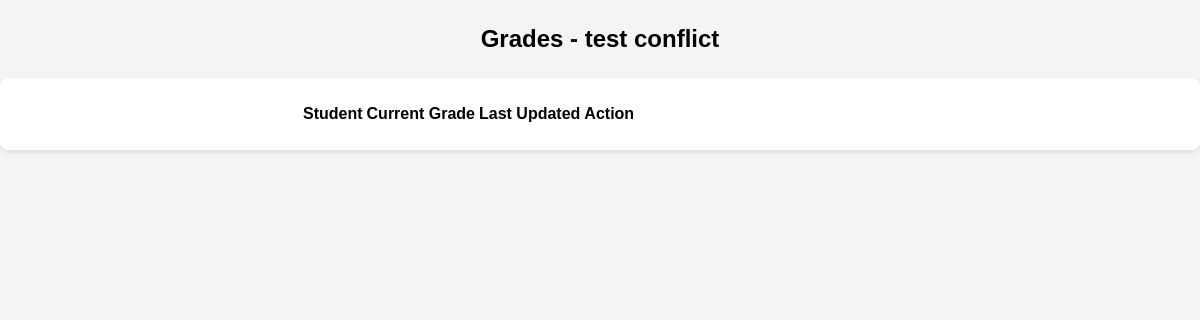
The page /course/16/grades/ (signed in) on the database as committed earlier.
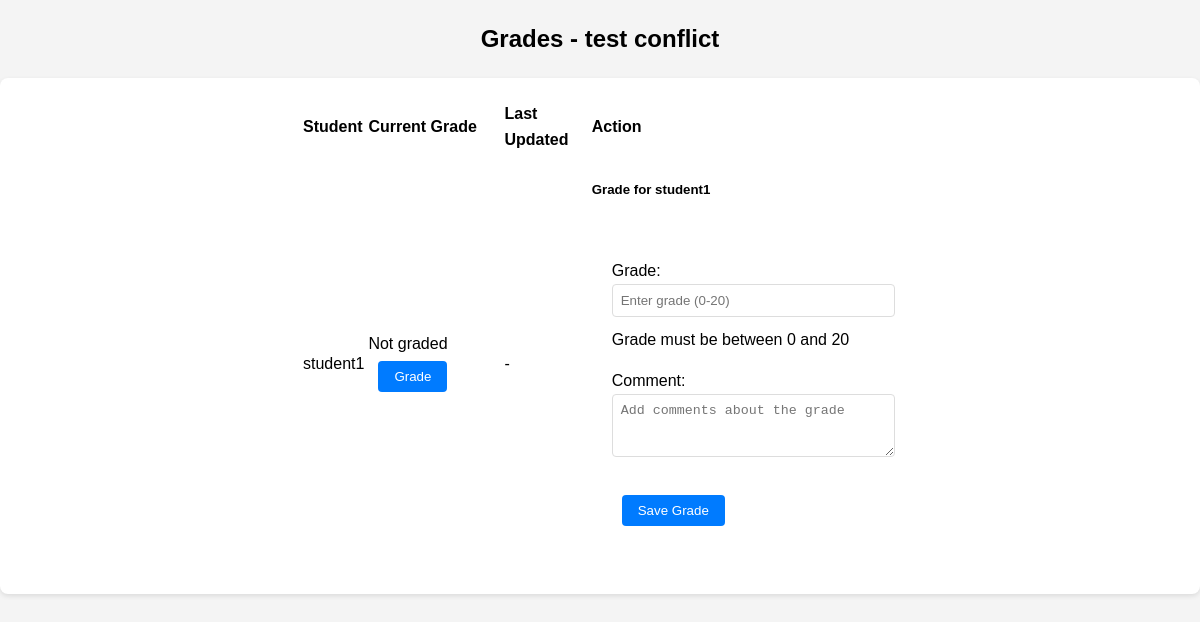
The same page on the database as committed later.
### student/models.py (models this page shows, shortened)
class Enrollment(models.Model):
    student = models.ForeignKey(
        settings.AUTH_USER_MODEL,
        on_delete=models.CASCADE,
        related_name='enrollments'
    )
    course = models.ForeignKey(
        Course,
        on_delete=models.CASCADE,
        related_name='enrollments'
    )
    enrollment_date = models.DateTimeField(auto_now_add=True)
    status = models.CharField(
        max_length=20,
        choices=[
            ('enrolled', 'Enrolled'),
            ('completed', 'Completed'),
            ('dropped', 'Dropped'),
        ],
        default='enrolled'
    )
    class Meta:
        unique_together = ['student', 'course']

### portal/models.py (models this page shows)
class User(AbstractUser):
    is_teacher = models.BooleanField(default=False)
    is_admin = models.BooleanField(default=False)
    groups = models.ManyToManyField(
        'auth.Group',
        related_name='portal_user_set',
        blank=True,
        help_text='The groups this user belongs to.',
        verbose_name='groups'
    )
    user_permissions = models.ManyToManyField(
        'auth.Permission',
        related_name='portal_user_set',
        blank=True,
        help_text='Specific permissions for this user.',
        verbose_name='user permissions'
    )

### grades/views.py (the view, shortened to what this page needs)
@login_required
def teacher_course_grades(request, course_id):
    course = get_object_or_404(Course, id=course_id, teacher=request.user)
    enrollments = Enrollment.objects.filter(
        course=course,
        status='enrolled'
    ).select_related('student').prefetch_related('grades')
    return render(request, 'grades/teacher_course_grades.html', {
        'course': course,
        'enrollments': enrollments,
        'form': GradeForm()
    })

### grades/forms.py (shortened to what this page needs)
class GradeForm(forms.ModelForm):
    class Meta:
        model = Grade
        fields = ['grade', 'comment']
        widgets = {
            'grade': forms.NumberInput(attrs={
                'class': 'form-control',
                'step': '0.01',
                'min': '0',
                'max': '20',
                'placeholder': 'Enter grade (0-20)'
            }),
            'comment': forms.Textarea(attrs={
                'class': 'form-control',
                'rows': 3,
                'placeholder': 'Add comments about the grade'
            })
        }

### grades/templates/grades/teacher_course_grades.html (shortened to what this page needs)
{% extends 'base.html' %}
{% block content %}
<div class="container">
    <h2>Grades - {{ course.title }}</h2>
    <div class="card">
        <div class="card-body">
            <table class="table">
                <thead>
                    <tr>
                        <th>Student</th>
                        <th>Current Grade</th>
                        <th>Last Updated</th>
                        <th>Action</th>
                    </tr>
                </thead>
                <tbody>
                    {% for enrollment in enrollments %}
                    <tr>
                        <td>{{ enrollment.student.username }}</td>
                        <td>
                            {% if enrollment.grades.all %}
                                {{ enrollment.grades.first.grade|floatformat:2 }}/20
                            {% else %}
                                Not graded
                                <button type="button"
                                        class="btn btn-primary btn-sm"
                                        data-bs-toggle="modal"
                                        data-bs-target="#gradeModal{{ enrollment.id }}">
                                    Grade
                                </button>
                            {% endif %}
                        </td>
                        <td>
                            {% if enrollment.grades.all %}
                                {{ enrollment.grades.first.updated_at|date:"M d, Y" }}
                            {% else %}
                                -
                            {% endif %}
                        </td>
                        <td>
                            <div class="modal fade" id="gradeModal{{ enrollment.id }}" tabindex="-1">
                                <div class="modal-dialog">
                                    <div class="modal-content">
                                        <div class="modal-header">
                                            <h5 class="modal-title">
                                                Grade for {{ enrollment.student.username }}
                                            </h5>
                                        </div>
                                        <div class="modal-body">
                                            <form method="post">
                                                {{ form.as_p }}
                                                <button type="submit" class="btn btn-primary">Save Grade</button>
                                            </form>
                                        </div>
                                    </div>
                                </div>
                            </div>
                        </td>
                    </tr>
                    {% endfor %}
                </tbody>
            </table>
        </div>
    </div>
</div>
{% endblock %}

Rows that differ between the two databases and show on the page:
added Enrollment: student.username "student1"
